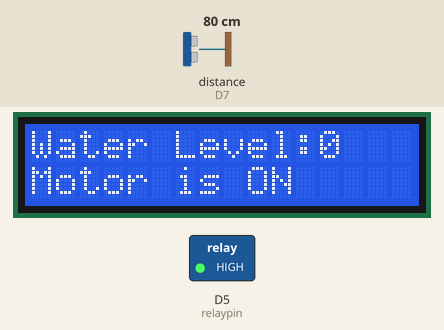
Simulated run of this program. Board: ESP8266 (NodeMCU). Parts: 16×2 character LCD, switched loads named in the program (green lamp = pin HIGH). Inputs (shaded band) come from the test bench; at power-on: distance to the obstacle (sensor on D7) 80 cm. The echo pulse lasts 58.3 µs per cm; WiFi joins after 1.5 s; servers stay silent unless stated; no MQTT or app messages arrive unless stated; pins used as bus, display or sensor lines are not drawn; what the program prints to the serial monitor is not drawn.

Above: at 7.6 s.
7.7 s: distance to the obstacle (sensor on D7) set to 6 cm
At 12.8 s:
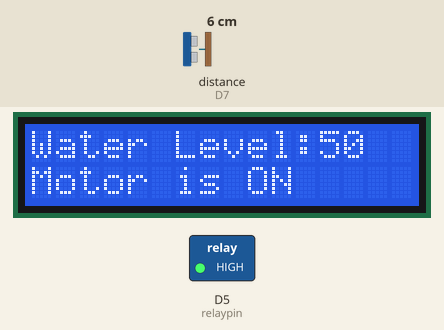
14.6 s: distance to the obstacle (sensor on D7) set to 3 cm
At 18.4 s:
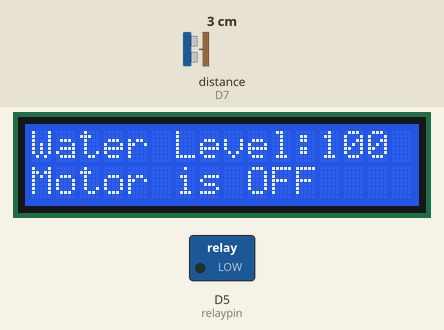
21.5 s: distance to the obstacle (sensor on D7) set to 9 cm
At 28.1 s:
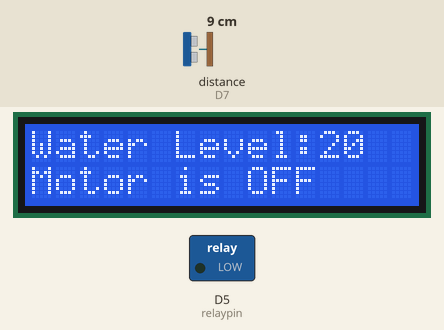
28.5 s: distance to the obstacle (sensor on D7) set to 12 cm
At 32.4 s:
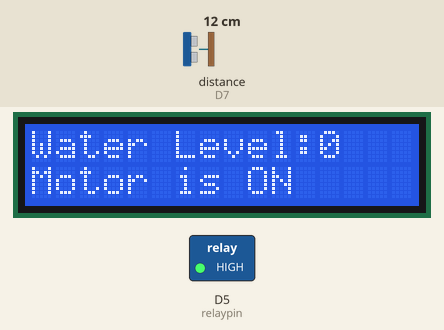
35.4 s: distance to the obstacle (sensor on D7) set to 2 cm
At 42.5 s:
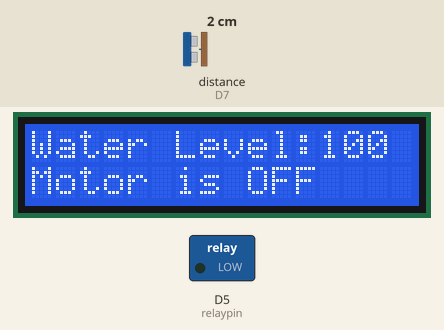
Timing chart, 0 to 44.0 s (numbered marks = the images above; inputs shaded):
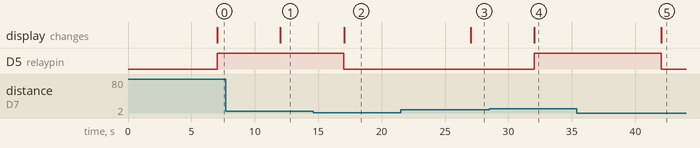

Measured:
- the behaviour switches between 5 and 4 cm on distance to the obstacle (sensor on D7) (found by bisection; images 1 and 2)
- the behaviour switches between 10 and 11 cm on distance to the obstacle (sensor on D7) (found by bisection; images 3 and 4)
- after the input at 7.7 s, the display: changes after 4.3 s (image 1)
- after the input at 14.6 s, D5 (relaypin): HIGH → LOW after 2.4 s; the display: changes after 2.4 s (image 2)
- after the input at 21.5 s, the display: changes after 5.5 s (image 3)
- after the input at 28.5 s, D5 (relaypin): LOW → HIGH after 3.5 s; the display: changes after 3.5 s (image 4)
- after the input at 35.4 s, D5 (relaypin): HIGH → LOW after 6.6 s; the display: changes after 6.6 s (image 5)

The program:

main.cpp
```cpp
#include <Arduino.h>
#include <ESP8266WiFi.h>
#include <PubSubClient.h>
#include <LiquidCrystal_I2C.h>
LiquidCrystal_I2C lcd(0x27, 16, 2);

// Home Wifi
const char *ssid = "JTI-POLINEMA";
const char *password = "jtifast!";

// Broker
const char *mqtt_server = "broker.hivemq.com";

// Define Subscribed Topics
WiFiClient espClient;
PubSubClient client(espClient);

long now = millis();
long lastMeasure = 0;
String macAddr = "";

void setup_wifi()
{
  delay(10);
  Serial.println();
  Serial.print("Connecting to ");
  Serial.println(ssid);
  WiFi.begin(ssid, password);
  while (WiFi.status() != WL_CONNECTED)
  {
    delay(500);
    Serial.print(".");
  }
  Serial.println("");
  Serial.print("WiFi connected - ESP IP address: ");
  Serial.println(WiFi.localIP());
  macAddr = WiFi.macAddress();
  Serial.println(macAddr);
}

void reconnect()
{
  while (!client.connected())
  {
    Serial.print("Attempting MQTT connection...");
    if (client.connect(macAddr.c_str()))
    {
      Serial.println("connected");
    }
    else
    {
      Serial.print("failed, rc=");
      Serial.print(client.state());
      Serial.println(" try again in 5 seconds");
      delay(5000);
    }
  }
}

void connnection()
{
  if (!client.connected())
  {
    reconnect();
  }
  if (!client.loop())
  {
    client.connect(macAddr.c_str());
  }
  now = millis();
}

#define triggerPin D6
#define echoPin D7
int relaypin = D5;

void config()
{
  connnection();
  if (now - lastMeasure > 5000)
  {
    lastMeasure = now;
    int duration, jarak;
    digitalWrite(triggerPin, LOW);
    delayMicroseconds(2);
    digitalWrite(triggerPin, HIGH);
    delayMicroseconds(10);
    digitalWrite(triggerPin, LOW);
    duration = pulseIn(echoPin, HIGH);
    jarak = duration * 0.034 / 2;
    Serial.print(jarak);
    Serial.println(" cm");
    delay(2000);

    // Define Percentage
    int percent;
    if (jarak <= 3)
    {
      percent = 100;
    }
    else if (jarak >= 10)
    {
      percent = 0;
    }
    else
    {
      percent = (10 - jarak) * 10;
    }

    lcd.setCursor(0, 0);
    lcd.print("Water Level:");
    lcd.print(percent);
    lcd.print("  ");

    static char percentTemp[7];
    dtostrf(percent, 4, 2, percentTemp);
    Serial.println(percentTemp);
    client.publish("1941720172/percentage", percentTemp);

    static char sensorDistance[7];
    dtostrf(jarak, 4, 2, sensorDistance);
    Serial.println(sensorDistance);
    client.publish("1941720172/sensordistance", sensorDistance);

    // Relay
    if (jarak >= 10)
    {
      digitalWrite(relaypin, HIGH);
      lcd.setCursor(0, 1);
      lcd.print("Motor is ON ");
      client.publish("1941720172/motorstatus", "ON");
    }
    else if (jarak <= 3)
    {
      digitalWrite(relaypin, LOW);
      lcd.setCursor(0, 1);
      lcd.print("Motor is OFF");
      client.publish("1941720172/motorstatus", "OFF");
    }
  }
}

void setup()
{
  Serial.begin(115200);
  lcd.init(); // initialize the lcd
  lcd.backlight();
  lcd.clear();
  lcd.home();
  pinMode(relaypin, OUTPUT);
  pinMode(triggerPin, OUTPUT);
  pinMode(echoPin, INPUT);
  Serial.println("Mqtt Node-RED");
  setup_wifi();
  client.setServer(mqtt_server, 1883);
}


void loop()
{
  config();
  lcd.home();
}
```
